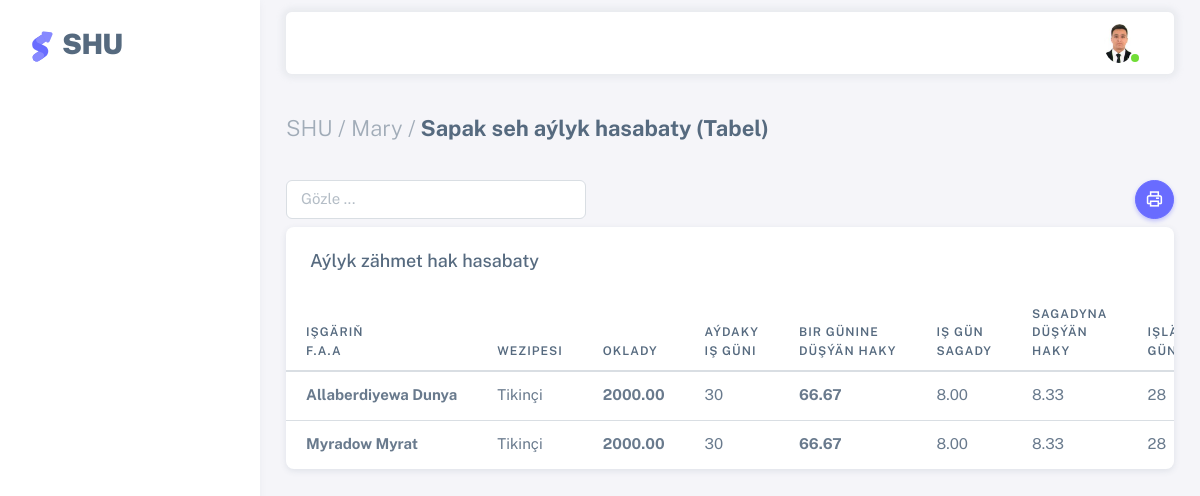
The page /s_aylyk_tabel/ (signed in) on the database its author committed.
### users/models.py (models this page shows, shortened)
class AllUsers(AbstractUser):
    username = models.CharField(max_length=100, unique=True)
    office = models.ForeignKey(Office, on_delete=models.CASCADE, null=True)
    sehs = models.ForeignKey(Sehler, related_name='user_sehs', on_delete=models.CASCADE, null=True, blank=True)
    bolum = models.ForeignKey(Bolum, on_delete=models.CASCADE,null=True)
    wez = models.ForeignKey(Wez, on_delete=models.CASCADE, null=True)
    first_name = models.CharField(max_length=100)
    last_name = models.CharField(max_length=100)
    middle_name = models.CharField(max_length=100, null=True, blank=True)
    birth_date = models.DateField("Doglan senesi", default=timezone.now)
    tel = models.CharField("Telefon belgisi", max_length=12, null=True, blank=True)
    email = models.EmailField(unique=True)
    address = models.TextField(null=True, blank=True)
    user_code = models.CharField(max_length=12, unique=True, default=random_string, null=True, blank=True)
    image = models.ImageField(default='default.png', upload_to='profile_pics')

class Office(models.Model):
    name = models.CharField("Edara-kärhananyň ady", max_length=1000, null=True, blank=True)
    tel = models.CharField("Telefon belgisi", null=True, blank=True, max_length=12)
    reg_num = models.CharField("reg nomer", max_length=100, null=True, blank=True,)
    ind_num = models.CharField("indeks nomer", max_length=100, null=True, blank=True,)
    kpp_num = models.CharField(max_length=100, null=True, blank=True)
    address = models.TextField("Salgysy", null=True, blank=True)
    description = models.TextField("Gysga beyany", null=True, blank=True)
    slug = models.SlugField(max_length=300, unique=True, db_index=True, verbose_name="URL")
    def __str__(self):
        return self.name
    class Meta:
        verbose_name = 'Edara-kärhana'
        verbose_name_plural = 'Edara-kärhanalar'

class Other_users(models.Model):
    faa = models.CharField("F.A.A", max_length=100, blank=True,null=True)
    office = models.ForeignKey(Office, on_delete=models.CASCADE, blank=True,null=True)
    seh = models.ForeignKey(Sehler, on_delete=models.CASCADE, blank=True,null=True)
    wez = models.ForeignKey(Wez_other, on_delete=models.CASCADE, blank=True,null=True)
    birth_date = models.DateField("Doglan senesi", default=timezone.now)
    address = models.TextField("Öý salgysy",null=True, blank=True)
    user_code = models.CharField(max_length=12, unique=True, default=random_string, null=True, blank=True)
    sene = models.DateField("Senesi", default=timezone.now, null=True, blank=True)
    def __str__(self):
        return self.faa
    class Meta:
        verbose_name = 'Başga işgär'
        verbose_name_plural = 'Başga işgärler'

class Wez_other(models.Model):
    name = models.CharField("wezipesi", max_length=100)
    description = models.TextField("Gysga beyany", null=True, blank=True)
    slug = models.SlugField(max_length=300, unique=True, db_index=True, verbose_name="URL")
    def __str__(self):
        return self.name
    class Meta:
        verbose_name = 'Other wezipesi'
        verbose_name_plural = 'Other Wezipeler'

### shu/models.py (models this page shows, shortened)
class Sapak_seh_ay_tabel(models.Model):
    user = models.ForeignKey(Other_users, related_name='s_sehayhasabat', on_delete=models.CASCADE)
    oklady = models.DecimalField("Oklady",default=0,max_digits=10, decimal_places=2, null=True, blank=True)
    ay_isguni = models.IntegerField("Aydaky iş güni",null=True, blank=True, default=None)
    gune_dusyan_haky = models.DecimalField("Bir güne düşýän haky",default=0,max_digits=10, decimal_places=2, null=True, blank=True)
    is_gun_sagady = models.DecimalField("Iş gün sagady",default=0,max_digits=10, decimal_places=2, null=True, blank=True)
    sagat_dusyan_haky = models.DecimalField("Sagadyna düşýän haky",default=0,max_digits=10, decimal_places=2, null=True, blank=True)
    is_gun_sany = models.IntegerField("Işlän gün sany",null=True, blank=True, default=None)
    artyk_is_sagady = models.DecimalField("Artyk işlän sagasy",default=0,max_digits=10, decimal_places=2, null=True, blank=True)
    awans = models.DecimalField("Awans",default=0,max_digits=10, decimal_places=2, null=True, blank=True)
    kart_sum = models.DecimalField("Kartyna geçýän summa",default=0,max_digits=10, decimal_places=2, null=True, blank=True)
    el_sum = models.DecimalField("Eline almaly summa",default=0,max_digits=10, decimal_places=2, null=True, blank=True)
    bellik = models.TextField("Bellik",null=True, blank=True)
    sene = models.DateField("Senesi", default=timezone.now, null=True, blank=True)
    class Meta:
        verbose_name = 'Aýdaky dokalan sapak hasabaty (Tabeller)'
        verbose_name_plural = 'Aýdaky dokalan sapak hasabatlary (Tabeller)'

### shu/views.py (the view)
# urls.py: path('s_aylyk_tabel/', views.SapakSeh_tabel, name='s-aylyk-tabel'),
@login_required(login_url='login')
def SapakSeh_tabel(request):
    page_title = _('Sapak seh aýlyk hasabaty (Tabel)')
    cur_user=request.user
    tabel=Sapak_seh_ay_tabel.objects.all()
    if request.method == 'POST':
        form = SapakSeh_TabelForm(request.POST, request.FILES)
        if form.is_valid():
            user = form.cleaned_data['user']
            oklady = form.cleaned_data['oklady']
            ay_isguni = form.cleaned_data['ay_isguni']
            is_gun_sagady = form.cleaned_data['is_gun_sagady']
            is_gun_sany = form.cleaned_data['is_gun_sany']
            artyk_is_sagady = form.cleaned_data['artyk_is_sagady']
            awans = form.cleaned_data['awans']
            kart_sum = form.cleaned_data['kart_sum']
            bellik = form.cleaned_data['bellik']
            aww = awans if awans is not None else 0
            kartjyk=kart_sum if kart_sum is not None else 0
            gun_dus_hak=oklady/ay_isguni
            sag_dus_hak=gun_dus_hak/is_gun_sagady
            el_al_sum=((is_gun_sany*gun_dus_hak)+(sag_dus_hak*artyk_is_sagady)-aww)-kartjyk
            t_create=Sapak_seh_ay_tabel.objects.create(user=user,oklady=oklady,ay_isguni=ay_isguni,
                                                       gune_dusyan_haky=gun_dus_hak,is_gun_sagady=is_gun_sagady,
                                                       sagat_dusyan_haky=sag_dus_hak,is_gun_sany=is_gun_sany,
                                                       artyk_is_sagady=artyk_is_sagady,awans=awans,
                                                       kart_sum=kart_sum,el_sum=el_al_sum,bellik=bellik)
            t_create.save()
            messages.success(request, 'Aýlyk zähmet hak hasabat (Tabel) girizildi!')
            return redirect('s-aylyk-tabel')
        else:
            messages.error(request, 'Ýalňyşlyk: Aýlyk zähmet hasabat (Tabel) girizilmedi!')
    else:
        form = SapakSeh_TabelForm()
    paginator = Paginator(tabel, 10)
    page = request.GET.get('page')
    try:
        myuser = paginator.get_page(page)
    except PageNotAnInteger:
        myuser = paginator.page(1)
    except EmptyPage:
        myuser = paginator.page(paginator.num_pages)
    context = {'title': page_title,'myuser':myuser, 'form': form}
    return render(request, 'shu/sapakseh_tabel.html', context)

### users/models.py (called while the page is built)
    def __str__(self):
        return self.name

### shu/templates/shu/sapakseh_tabel.html (shortened to what this page needs)
{% extends 'shu/base.html' %}
{% load i18n %}
{% load crispy_forms_tags %}
{% load static %}
{% block content %}
<div class="content-wrapper">
    <div class="container-xxl flex-grow-1 container-p-y">
      <h4 class="fw-bold py-3 mb-4"><span class="text-muted fw-light">SHU / {{ user.office|default_if_none:"" }} /</span> {{ title }}</h4>
    <a><button style="float:right;" onclick="printData()" class="btn rounded-pill btn-icon btn-primary"> <i class="tf-icons bx bx-printer"></i></button>
    <input class="form-control mb-2" style="width:300px;" id='myInput' onkeyup='myFunction()' type='text' placeholder="Gözle ..."></a>
    <div class="card" id="printTable">
      <h5 class="card-header">Aýlyk zähmet hak hasabaty</h5>
      <div class="table-responsive text-nowrap">
        <table class="table table-hover" id="myTable">
          <thead>
            <tr>
              <th>Işgäriň<br>F.A.A</th>
              <th>Wezipesi</th>
              <th>Oklady</th>
              <th>Aýdaky<br>iş güni</th>
              <th>Bir günine<br>düşýän haky</th>
              <th>Iş gün<br>sagady</th>
              <th>Sagadyna<br>düşýän<br>haky</th>
              <th>Işlän<br>gün sany</th>
            </tr>
          </thead>
          <tbody class="table-border-bottom-0">
            {% for deg in myuser %}
            <tr>
              <td><strong>{{deg.user|default_if_none:""}}</strong></td>
              <td>{{deg.user.wez|default_if_none:""}}</td>
              <td><strong>{{deg.oklady|default_if_none:""}}</strong></td>
              <td>{{deg.ay_isguni|default_if_none:""}}</td>
              <td><strong>{{deg.gune_dusyan_haky|floatformat:2|default_if_none:""}}</strong></td>
              <td>{{deg.is_gun_sagady|default_if_none:""}}</td>
              <td>{{deg.sagat_dusyan_haky|floatformat:2|default_if_none:""}}</td>
              <td>{{deg.is_gun_sany|default_if_none:""}}</td>
            </tr>
            {% endfor %}
          </tbody>
        </table>
      </div>
    </div>
  </div>
  </div>
</div>
{% endblock content %}

### templates/include/header.html (shortened to what this page needs)
	{% load static i18n %}
	{% load crispy_forms_tags %}
		<nav class="layout-navbar container-xxl navbar navbar-expand-xl navbar-detached align-items-center bg-navbar-theme" id="layout-navbar">
		  <div class="navbar-nav-right d-flex align-items-center" id="navbar-collapse">
			<ul class="navbar-nav flex-row align-items-center ms-auto">
			  <li class="nav-item navbar-dropdown dropdown-user dropdown">
				<a class="nav-link dropdown-toggle hide-arrow" href="javascript:void(0);" data-bs-toggle="dropdown">
				  <div class="avatar avatar-online">
					<img src="{{ user.image.url }}" onerror="this.onerror=null;this.src='{% static 'assets/img/avatars/default.png' %}'" alt class="w-px-30 h-auto rounded-circle" />
				  </div>
				</a>
			  </li>
			</ul>
		  </div>
		</nav>

### rows shown on the page
AllUsers: image (picture), office "Mary"
Sapak_seh_ay_tabel: user "Allaberdiyewa Dunya", user.wez "Tikinçi", oklady "2000.00", ay_isguni "30", gune_dusyan_haky "66.67", is_gun_sagady "8.00", sagat_dusyan_haky "8.33", is_gun_sany "28"
Sapak_seh_ay_tabel: user "Myradow Myrat", user.wez "Tikinçi", oklady "2000.00", ay_isguni "30", gune_dusyan_haky "66.67", is_gun_sagady "8.00", sagat_dusyan_haky "8.33", is_gun_sany "28"

### other values the page prints
{{ title }} "Sapak seh aýlyk hasabaty (Tabel)"
